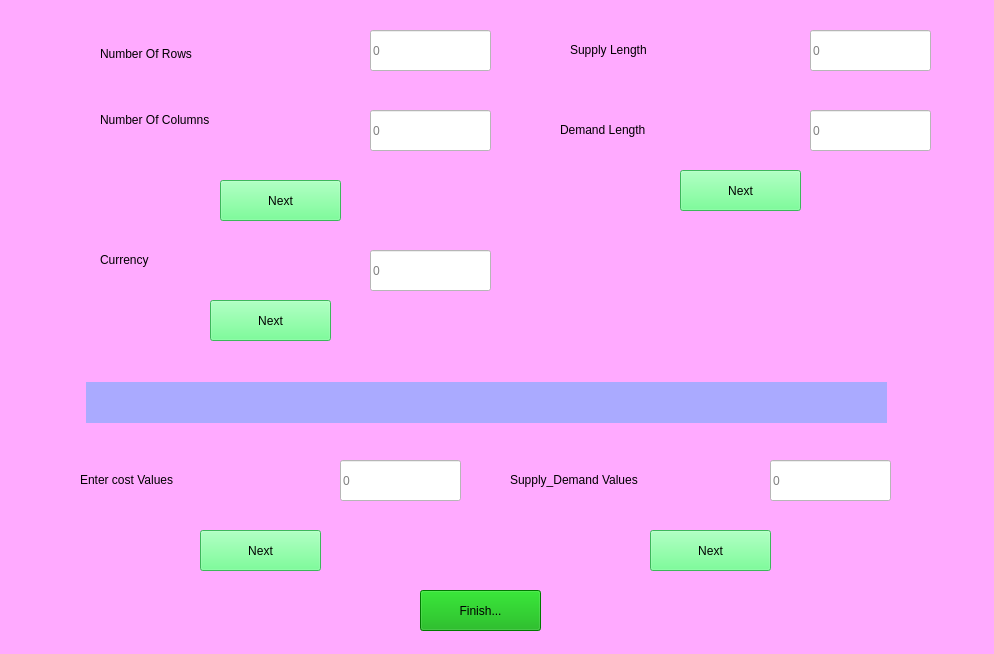
<?xml version="1.0" encoding="UTF-8"?>
<ui version="4.0">
 <class>MainWindow</class>
 <widget class="QMainWindow" name="MainWindow">
  <property name="geometry">
   <rect>
    <x>0</x>
    <y>0</y>
    <width>994</width>
    <height>654</height>
   </rect>
  </property>
  <property name="windowTitle">
   <string>MainWindow</string>
  </property>
  <property name="styleSheet">
   <string notr="true">background-color: rgb(255, 170, 255);
background-color: qconicalgradient(cx:0.5, cy:0.5, angle:0, stop:0 rgba(35, 40, 3, 255), stop:0.16 rgba(136, 106, 22, 255), stop:0.225 rgba(166, 140, 41, 255), stop:0.285 rgba(204, 181, 74, 255), stop:0.345 rgba(235, 219, 102, 255), stop:0.415 rgba(245, 236, 112, 255), stop:0.52 rgba(209, 190, 76, 255), stop:0.57 rgba(187, 156, 51, 255), stop:0.635 rgba(168, 142, 42, 255), stop:0.695 rgba(202, 174, 68, 255), stop:0.75 rgba(218, 202, 86, 255), stop:0.815 rgba(208, 187, 73, 255), stop:0.88 rgba(187, 156, 51, 255), stop:0.935 rgba(137, 108, 26, 255), stop:1 rgba(35, 40, 3, 255));</string>
  </property>
  <widget class="QWidget" name="centralwidget">
   <widget class="QLineEdit" name="txt_rows">
    <property name="geometry">
     <rect>
      <x>370</x>
      <y>30</y>
      <width>121</width>
      <height>41</height>
     </rect>
    </property>
    <property name="sizePolicy">
     <sizepolicy hsizetype="Expanding" vsizetype="Preferred">
      <horstretch>0</horstretch>
      <verstretch>0</verstretch>
     </sizepolicy>
    </property>
    <property name="styleSheet">
     <string notr="true">background-color: rgb(255, 255, 255);
font: 14pt &quot;Bahnschrift Condensed&quot;;</string>
    </property>
    <property name="maxLength">
     <number>5</number>
    </property>
    <property name="cursorPosition">
     <number>0</number>
    </property>
    <property name="placeholderText">
     <string>0</string>
    </property>
   </widget>
   <widget class="QPushButton" name="btn_rc">
    <property name="geometry">
     <rect>
      <x>220</x>
      <y>180</y>
      <width>121</width>
      <height>41</height>
     </rect>
    </property>
    <property name="sizePolicy">
     <sizepolicy hsizetype="Preferred" vsizetype="Preferred">
      <horstretch>0</horstretch>
      <verstretch>0</verstretch>
     </sizepolicy>
    </property>
    <property name="styleSheet">
     <string notr="true">background-color: rgb(85, 255, 127);
font: 75 12pt &quot;Candara&quot;;
</string>
    </property>
    <property name="text">
     <string>Next</string>
    </property>
   </widget>
   <widget class="QLineEdit" name="txt_columns">
    <property name="geometry">
     <rect>
      <x>370</x>
      <y>110</y>
      <width>121</width>
      <height>41</height>
     </rect>
    </property>
    <property name="styleSheet">
     <string notr="true">background-color: rgb(255, 255, 255);
font: 14pt &quot;Bahnschrift Condensed&quot;;</string>
    </property>
    <property name="maxLength">
     <number>5</number>
    </property>
    <property name="cursorPosition">
     <number>0</number>
    </property>
    <property name="placeholderText">
     <string>0</string>
    </property>
   </widget>
   <widget class="QLineEdit" name="txt_cost">
    <property name="geometry">
     <rect>
      <x>340</x>
      <y>460</y>
      <width>121</width>
      <height>41</height>
     </rect>
    </property>
    <property name="styleSheet">
     <string notr="true">background-color: rgb(255, 255, 255);
font: 14pt &quot;Bahnschrift Condensed&quot;;</string>
    </property>
    <property name="maxLength">
     <number>5</number>
    </property>
    <property name="cursorPosition">
     <number>0</number>
    </property>
    <property name="placeholderText">
     <string>0</string>
    </property>
   </widget>
   <widget class="QPushButton" name="btn_cost">
    <property name="geometry">
     <rect>
      <x>200</x>
      <y>530</y>
      <width>121</width>
      <height>41</height>
     </rect>
    </property>
    <property name="styleSheet">
     <string notr="true">background-color: rgb(85, 255, 127);
font: 75 12pt &quot;Candara&quot;;</string>
    </property>
    <property name="text">
     <string>Next</string>
    </property>
   </widget>
   <widget class="QLineEdit" name="txt_suppl_length">
    <property name="geometry">
     <rect>
      <x>810</x>
      <y>30</y>
      <width>121</width>
      <height>41</height>
     </rect>
    </property>
    <property name="styleSheet">
     <string notr="true">background-color: rgb(255, 255, 255);
font: 14pt &quot;Bahnschrift Condensed&quot;;</string>
    </property>
    <property name="maxLength">
     <number>5</number>
    </property>
    <property name="cursorPosition">
     <number>0</number>
    </property>
    <property name="placeholderText">
     <string>0</string>
    </property>
   </widget>
   <widget class="QPushButton" name="btnsup_De_length">
    <property name="geometry">
     <rect>
      <x>680</x>
      <y>170</y>
      <width>121</width>
      <height>41</height>
     </rect>
    </property>
    <property name="styleSheet">
     <string notr="true">background-color: rgb(85, 255, 127);
font: 75 12pt &quot;Candara&quot;;</string>
    </property>
    <property name="text">
     <string>Next</string>
    </property>
   </widget>
   <widget class="QLineEdit" name="txt_demand_length">
    <property name="geometry">
     <rect>
      <x>810</x>
      <y>110</y>
      <width>121</width>
      <height>41</height>
     </rect>
    </property>
    <property name="styleSheet">
     <string notr="true">background-color: rgb(255, 255, 255);
font: 14pt &quot;Bahnschrift Condensed&quot;;</string>
    </property>
    <property name="maxLength">
     <number>5</number>
    </property>
    <property name="cursorPosition">
     <number>0</number>
    </property>
    <property name="placeholderText">
     <string>0</string>
    </property>
   </widget>
   <widget class="QPushButton" name="btndemand_Supply_Values">
    <property name="geometry">
     <rect>
      <x>650</x>
      <y>530</y>
      <width>121</width>
      <height>41</height>
     </rect>
    </property>
    <property name="styleSheet">
     <string notr="true">background-color: rgb(85, 255, 127);
font: 75 12pt &quot;Candara&quot;;</string>
    </property>
    <property name="text">
     <string>Next</string>
    </property>
   </widget>
   <widget class="QLabel" name="label">
    <property name="geometry">
     <rect>
      <x>100</x>
      <y>34</y>
      <width>141</width>
      <height>40</height>
     </rect>
    </property>
    <property name="styleSheet">
     <string notr="true">color: rgb(0,0,0);
font: 12pt &quot;Impact&quot;;</string>
    </property>
    <property name="text">
     <string>Number Of Rows</string>
    </property>
   </widget>
   <widget class="QLabel" name="label_2">
    <property name="geometry">
     <rect>
      <x>100</x>
      <y>100</y>
      <width>141</width>
      <height>40</height>
     </rect>
    </property>
    <property name="styleSheet">
     <string notr="true">color: rgb(0,0,0);
font: 12pt &quot;Impact&quot;;</string>
    </property>
    <property name="text">
     <string>Number Of Columns</string>
    </property>
   </widget>
   <widget class="QLabel" name="label_3">
    <property name="geometry">
     <rect>
      <x>80</x>
      <y>460</y>
      <width>141</width>
      <height>40</height>
     </rect>
    </property>
    <property name="styleSheet">
     <string notr="true">color: rgb(0,0,0);
font: 12pt &quot;Impact&quot;;</string>
    </property>
    <property name="text">
     <string>Enter cost Values</string>
    </property>
   </widget>
   <widget class="QLabel" name="lb_cost">
    <property name="geometry">
     <rect>
      <x>86</x>
      <y>382</y>
      <width>801</width>
      <height>41</height>
     </rect>
    </property>
    <property name="styleSheet">
     <string notr="true">color:rgb(85, 170, 127);
background-color: rgb(170, 170, 255);
font: 75 14pt &quot;MS Shell Dlg 2&quot;;
color: rgb(255, 255, 255);</string>
    </property>
    <property name="text">
     <string/>
    </property>
   </widget>
   <widget class="QLabel" name="label_4">
    <property name="geometry">
     <rect>
      <x>570</x>
      <y>30</y>
      <width>141</width>
      <height>40</height>
     </rect>
    </property>
    <property name="styleSheet">
     <string notr="true">color: rgb(0,0,0);
font: 12pt &quot;Impact&quot;;</string>
    </property>
    <property name="text">
     <string>Supply Length</string>
    </property>
   </widget>
   <widget class="QLabel" name="label_5">
    <property name="geometry">
     <rect>
      <x>560</x>
      <y>110</y>
      <width>141</width>
      <height>40</height>
     </rect>
    </property>
    <property name="styleSheet">
     <string notr="true">color: rgb(0,0,0);
font: 12pt &quot;Impact&quot;;</string>
    </property>
    <property name="text">
     <string>Demand Length</string>
    </property>
   </widget>
   <widget class="QPushButton" name="btnfinish">
    <property name="geometry">
     <rect>
      <x>420</x>
      <y>590</y>
      <width>121</width>
      <height>41</height>
     </rect>
    </property>
    <property name="styleSheet">
     <string notr="true">background-color: rgb(85, 255, 127);
background-color: rgb(0, 170, 0);
font: 75 12pt &quot;Candara&quot;;</string>
    </property>
    <property name="text">
     <string>Finish...</string>
    </property>
   </widget>
   <widget class="QLineEdit" name="txt_sup_De_Values">
    <property name="geometry">
     <rect>
      <x>770</x>
      <y>460</y>
      <width>121</width>
      <height>41</height>
     </rect>
    </property>
    <property name="styleSheet">
     <string notr="true">background-color: rgb(255, 255, 255);
font: 14pt &quot;Bahnschrift Condensed&quot;;</string>
    </property>
    <property name="maxLength">
     <number>5</number>
    </property>
    <property name="cursorPosition">
     <number>0</number>
    </property>
    <property name="placeholderText">
     <string>0</string>
    </property>
   </widget>
   <widget class="QLabel" name="label_6">
    <property name="geometry">
     <rect>
      <x>510</x>
      <y>460</y>
      <width>141</width>
      <height>40</height>
     </rect>
    </property>
    <property name="styleSheet">
     <string notr="true">color: rgb(0,0,0);
font: 12pt &quot;Impact&quot;;</string>
    </property>
    <property name="text">
     <string>Supply_Demand Values</string>
    </property>
   </widget>
   <widget class="QPushButton" name="btn_Currency">
    <property name="geometry">
     <rect>
      <x>210</x>
      <y>300</y>
      <width>121</width>
      <height>41</height>
     </rect>
    </property>
    <property name="styleSheet">
     <string notr="true">background-color: rgb(85, 255, 127);
font: 75 12pt &quot;Candara&quot;;
</string>
    </property>
    <property name="text">
     <string>Next</string>
    </property>
   </widget>
   <widget class="QLineEdit" name="txt_Currency">
    <property name="geometry">
     <rect>
      <x>370</x>
      <y>250</y>
      <width>121</width>
      <height>41</height>
     </rect>
    </property>
    <property name="sizePolicy">
     <sizepolicy hsizetype="Expanding" vsizetype="Expanding">
      <horstretch>0</horstretch>
      <verstretch>0</verstretch>
     </sizepolicy>
    </property>
    <property name="styleSheet">
     <string notr="true">background-color: rgb(255, 255, 255);
font: 14pt &quot;Bahnschrift Condensed&quot;;</string>
    </property>
    <property name="maxLength">
     <number>5</number>
    </property>
    <property name="cursorPosition">
     <number>0</number>
    </property>
    <property name="placeholderText">
     <string>0</string>
    </property>
   </widget>
   <widget class="QLabel" name="label_7">
    <property name="geometry">
     <rect>
      <x>100</x>
      <y>240</y>
      <width>141</width>
      <height>40</height>
     </rect>
    </property>
    <property name="styleSheet">
     <string notr="true">color: rgb(0,0,0);
font: 12pt &quot;Impact&quot;;</string>
    </property>
    <property name="text">
     <string>Currency</string>
    </property>
   </widget>
  </widget>
  <widget class="QStatusBar" name="statusbar"/>
 </widget>
 <resources/>
 <connections/>
</ui>
